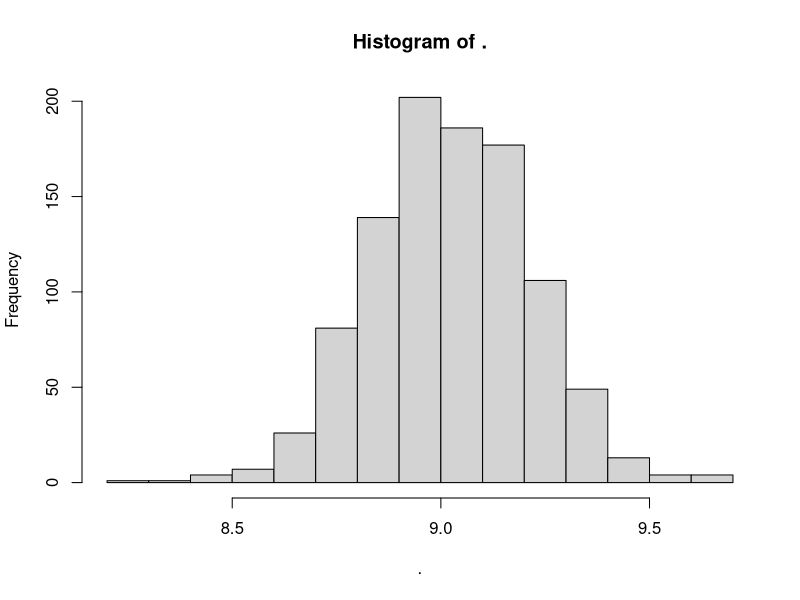
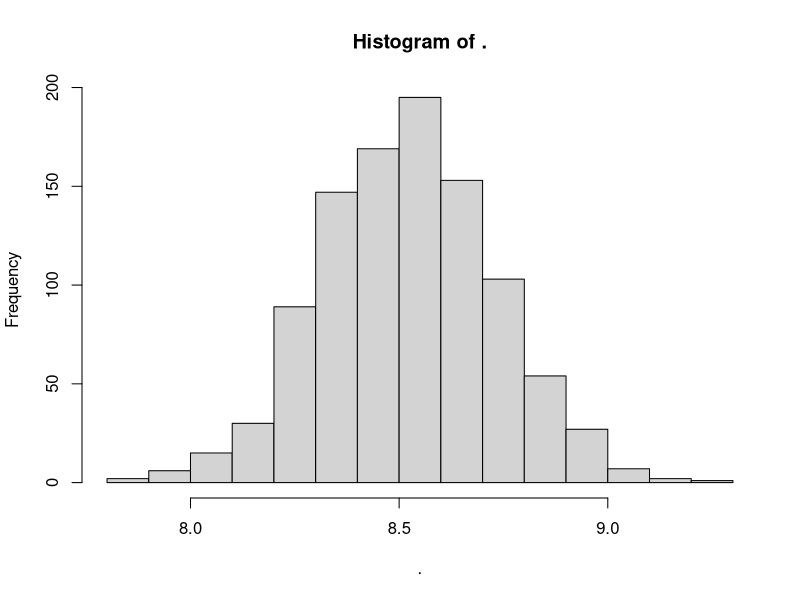
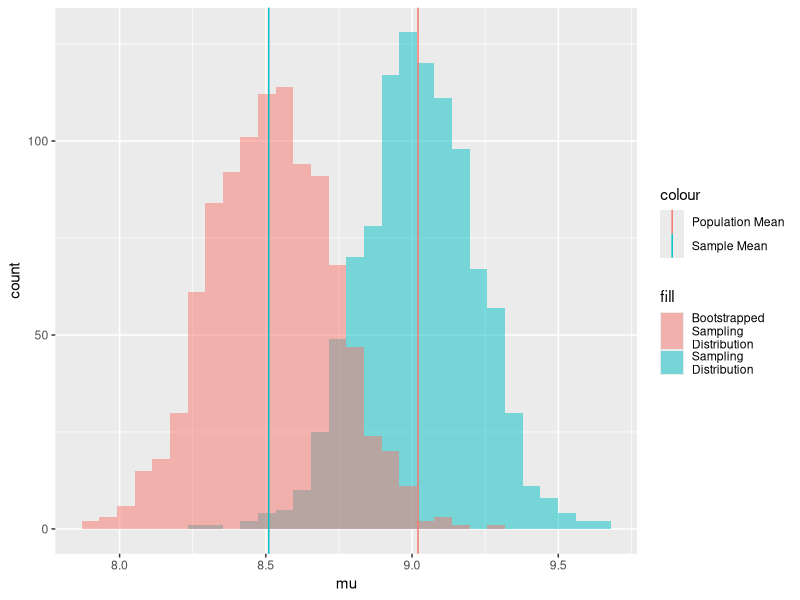

R code for these plots, in order:
# E1_code.R
# Sampling and Confidence Intervals

# 0. Getting Started ##########################################################

# Please load our main packages
library(dplyr) # data wrangling
library(readr) # read in data
library(ggplot2) # visualization with ggplot

# Load data
counties <- read_csv("E/environmental_health.csv") %>%
  # Keep just valid air pollution values
  filter(!is.na(air_pollution))

# View first 3 rows of dataset
counties %>% head(3)

# 1. Population Parameters #################################################

# This dataset contains air pollution data for every county in the US, as of 2019.
# counties will be our 'population' dataset, showing the full universe of counties.
pop = counties %>% select(county, fips, air_pollution)

# Let's calculate the mean level of PM 2.5 air pollution,
# in micrograms per cubic meter (PM2.5),
# in an average county,
# based on the entire population of counties.
# We'll name the object 'p' for population, 
# and the statistic 'mu', a Greek letter we use to describe the mean value often.
p = pop %>%
  reframe(mu = mean(air_pollution, na.rm = TRUE))

# View the mean air pollution level
p

# 2. Sample Statistics ###############################################

# But what if we can't measure air pollution in every county? 
# Can we still estimate air pollution from a **sample of counties?**
# Yes - if we take a random sample.

# We can take a random sample of rows from a data.frame like so,
# using sample_n()
sample = pop %>%
  # Sample 100 rows
  sample_n(size = 100) 

# And get the mean
s = sample %>%  
  reframe(mu = mean(air_pollution, na.rm = TRUE))

# Compare the population parameter and the sample statistic.
# Do they differ? A lot?
p
s

# 3. Sampling Distributions #############################################

# We have a rare situation - we actually have the full population.
# We can **prove** that this random sample should generally work.

# We can repeatedly take samples from this population,
# calculate statistics from each, 
# and view the distribution of statistics.
# That distribution is called a sampling distribution.

# It shows how much a statistic varies due to random sampling / chance.
d = tibble(rep = 1:1000) %>%
  group_by(rep) %>%
  reframe(pop %>% sample_n(size = 100)) %>%
  group_by(rep) %>%
  summarize(mu = mean(air_pollution, na.rm = TRUE))
# Let's view 'd', our sampling distribution data.frame
d

# Let's view the histogram of this vector of statistics.
d$mu %>% hist()


# Whoa! It's normally distributed!
# And the values aren't totally random - 
# they cluster around the true population parameter!



# 4. Confidence Intervals #######################################################

# Because of sampling, **every statistic** has error,
# so we should probably be able to measure and communicate that error to our users.
# Our sampling distribution 'd' shows that error.
# How might we describe it?

# the middle-most estimate of the mean is the median statistic
d %>%
  reframe(median = quantile(mu, probs = 0.50))

# 50% of the time, the statistic would range from [lower] to [upper]
d %>% 
  reframe(lower = quantile(mu, probs = 0.25),
          upper = quantile(mu, probs = 0.75))

# 95% of the time, the statistic would range from [lower] to [upper]
d %>% 
  reframe(lower = quantile(mu, probs = 0.025),
          upper = quantile(mu, probs = 0.975))

# This is your 95% confidence interval!

# We can state it like so:

# 'Even if our statistic was off due to random sampling error,
# 95% of the time the statistic would range from [A] to [B]'

# OR:

# The mean air pollution level was XXX,
# with a 95% confidence interval ranging from AAA to BBB.


# 5. Standard Errors ##############################################################

# But in reality, we NEVER get to see the full population,
# so we can never make the full sampling distribution.

# But what if we could approximate it???

# Mathematicians have devise that the 'standard error' (sd / sqrt(n))
# very closely approximates the standard deviation of a sampling distribution.

sample %>%
  summarize(sd = sd(air_pollution, na.rm = TRUE),
            n = n(),
            se = sd / sqrt(n))

# Let's compare that to the standard deviation of the sampling distribution!
sd(d$mu) 


# HOLY CRAP! It works!

# 6. Confidence Intervals with Normal Distribution Approximation ##############################

# In a normal distribution with a mean of 0 and standard deviation of 1,
# the 97.5th percentile is about ~2 standard deviations from the mean.

# We can check this with the qnorm() function.
qnorm(0.975)

# This multiplier (called 'z') can be paired with our standard error
# to approximate confidence intervals


stat = sample %>%
  reframe(
    mu = mean(air_pollution, na.rm = TRUE),
    sd = sd(air_pollution, na.rm = TRUE),
    n = n(),
    se = sd / sqrt(n),
    # Estimate the confidence interval!
    z = qnorm(0.975),
    lower = mu - se * z,
    upper = mu + se * z
  )

# View our statistics!
stat

# How does that compare to our true sampling distribution again?

d %>% 
  reframe(lower = quantile(mu, probs = 0.025),
          upper = quantile(mu, probs = 0.975))

# Pretty close!





# 7. Bootstrapping the Sampling Distribution ######################################


# But in reality, we NEVER get to see the full population,
# so we can never make the full sampling distribution.

# But what if we could approximate it,
# *without* assuming a normally distributed sampling distribution?

# Using bootstrapping (aka sampling with replacement),
# we can approximate what the sampling distribution would look like.

# This is because we're injecting random sampling error into our sample,
# by resampling with replacement from our sample, 
# creating slightly different samples many many times in a row

# 1000 times in a row...
b = tibble(rep = 1:1000) %>%
  # For each time...
  group_by(rep) %>%
  # Take a random sample with replacement of 100 rows from the sample itself
  reframe(
    sample %>% sample_n(size = 100, replace = TRUE)
  ) %>%
  # Now for each sample...
  group_by(rep) %>%
  # Calculate the mean
  summarize(mu = mean(air_pollution, na.rm = TRUE))

# View the distribution!
b$mu %>% hist()

# This is an approximated sampling distribution,
# also known as a bootstrapped sampling distribution.



# 8. Comparisons ######################################################


# How do these estimates compare?

ggplot() +
  geom_histogram(data = d, mapping = aes(x = mu, fill = "Sampling\nDistribution"), alpha = 0.5) +
  geom_vline(mapping = aes(xintercept = p$mu, color = "Population Mean")) +
  geom_histogram(data = b, mapping = aes(x = mu, fill = "Bootstrapped\nSampling\nDistribution"), alpha = 0.5) +
  geom_vline(mapping = aes(xintercept = s$mu, color = "Sample Mean"))

# Let's compare the standard error of the sampling distribution vs. the bootstrapped sampling distribution,
# by taking the standard deviation of each.

sd(d$mu)
sd(b$mu)

# Very close!!!
# Interesting that even if the sample mean deviations from the population mean,
# the standard error remains pretty darn close.

# No sample is ever going to be a perfect representation of the population.
# There will ALWAYS be error.
# But by taking random samples, we ensure the error will be RANDOM.


# Cleanup ###############################################################

# Clean our environment!
rm(list = ls())




